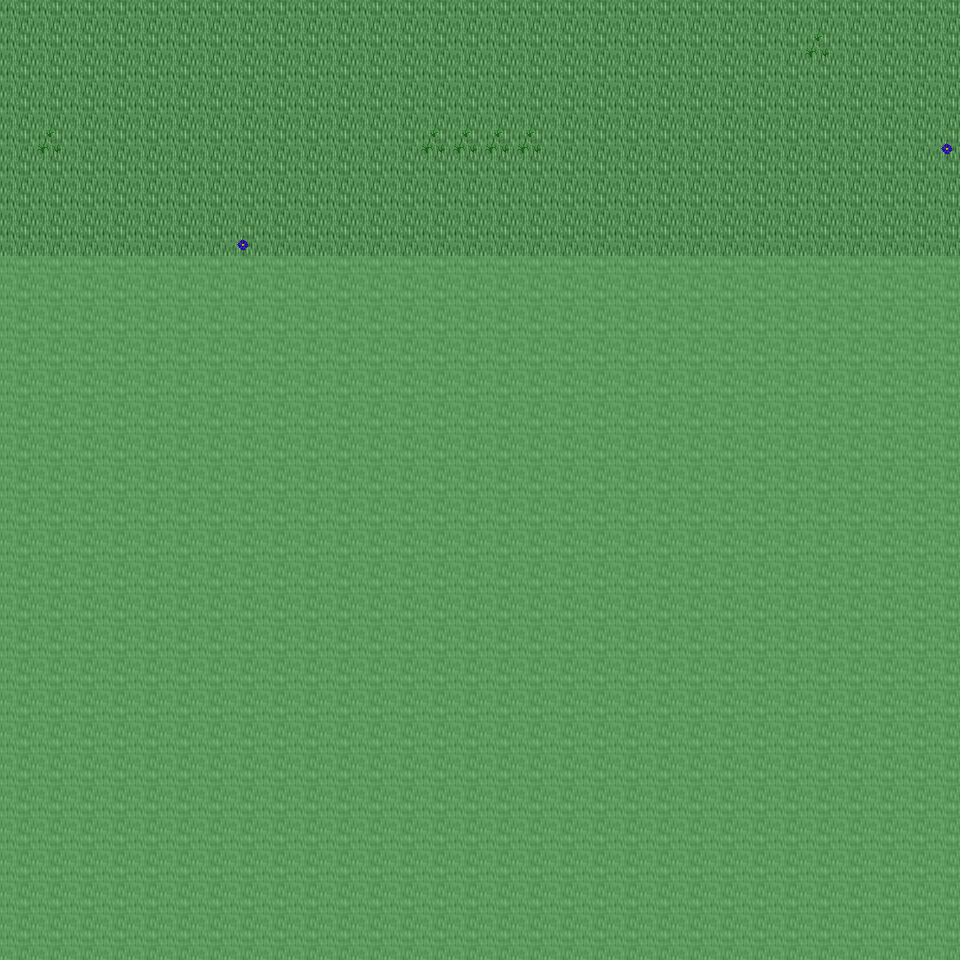

A 2D game scene composited from a Tiled map and its tileset images. What follows is a short description and the map's XML, with each tile layer's data collapsed to a summary:
An orthogonal 30x30 tile map with 32x32 px tiles, 6 tile layers (Ground, Object, Object2, Above, ...), 30 tilesets and 3 objects (3x mapchange).

<map version="1.0" orientation="orthogonal" renderorder="right-down" width="30" height="30" tilewidth="32" tileheight="32" nextobjectid="4">
  <tileset firstgid="1" name="tileset_ground_ground" tilewidth="32" tileheight="32" tilecount="33" columns="3">
    <image source="../drawable/tileset_ground_ground.png" width="96" height="352" />
  </tileset>
  <tileset firstgid="34" name="tileset_ground_ridge_earth_dark" tilewidth="32" tileheight="32" tilecount="96" columns="12">
    <image source="../drawable/tileset_ground_ridge_earth_dark.png" width="384" height="256" />
  </tileset>
  <tileset firstgid="130" name="tileset_ground_ridge_earth_pale" tilewidth="32" tileheight="32" tilecount="96" columns="12">
    <image source="../drawable/tileset_ground_ridge_earth_pale.png" width="384" height="256" />
  </tileset>
  <tileset firstgid="226" name="tileset_ground_earth_edges" tilewidth="32" tileheight="32" tilecount="18" columns="6">
    <image source="../drawable/tileset_ground_earth_edges.png" width="192" height="96" />
  </tileset>
  <tileset firstgid="244" name="tileset_ground_rock_pebbles" tilewidth="32" tileheight="32" tilecount="3" columns="1">
    <image source="../drawable/tileset_ground_rock_pebbles.png" width="32" height="96" />
  </tileset>
  <tileset firstgid="247" name="tileset_plant_grasses" tilewidth="32" tileheight="32" tilecount="6" columns="3">
    <image source="../drawable/tileset_plant_grasses.png" width="96" height="64" />
  </tileset>
  <tileset firstgid="253" name="tileset_plant_flower_daisy_yellow" tilewidth="32" tileheight="32" tilecount="8" columns="2">
    <image source="../drawable/tileset_plant_flower_daisy_yellow.png" width="64" height="128" />
  </tileset>
  <tileset firstgid="261" name="tileset_plant_bush_bushes" tilewidth="32" tileheight="32" tilecount="10" columns="5">
    <image source="../drawable/tileset_plant_bush_bushes.png" width="160" height="64" />
  </tileset>
  <tileset firstgid="271" name="tileset_plant_flower_daisy_red" tilewidth="32" tileheight="32" tilecount="8" columns="2">
    <image source="../drawable/tileset_plant_flower_daisy_red.png" width="64" height="128" />
  </tileset>
  <tileset firstgid="279" name="tileset_plant_tree_tree_darkgreen" tilewidth="32" tileheight="32" tilecount="88" columns="8">
    <image source="../drawable/tileset_plant_tree_tree_darkgreen.png" width="256" height="352" />
  </tileset>
  <tileset firstgid="367" name="tileset_plant_flower_daisy_blue" tilewidth="32" tileheight="32" tilecount="8" columns="2">
    <image source="../drawable/tileset_plant_flower_daisy_blue.png" width="64" height="128" />
  </tileset>
  <tileset firstgid="375" name="tileset_item_corpse_skull_pale" tilewidth="32" tileheight="32" tilecount="2" columns="2">
    <image source="../drawable/tileset_item_corpse_skull_pale.png" width="64" height="32" />
  </tileset>
  <tileset firstgid="377" name="tileset_plant_vine" tilewidth="32" tileheight="32" tilecount="3" columns="1">
    <image source="../drawable/tileset_plant_vine.png" width="32" height="96" />
  </tileset>
  <tileset firstgid="380" name="tileset_plant_flower_daisy_white" tilewidth="32" tileheight="32" tilecount="8" columns="2">
    <image source="../drawable/tileset_plant_flower_daisy_white.png" width="64" height="128" />
  </tileset>
  <tileset firstgid="388" name="tileset_item_corpse_huge_animal" tilewidth="32" tileheight="32" tilecount="16" columns="2">
    <image source="../drawable/tileset_item_corpse_huge_animal.png" width="64" height="256" />
  </tileset>
  <tileset firstgid="404" name="tileset_building_fence_fence_chunky" tilewidth="32" tileheight="32" tilecount="21" columns="3">
    <image source="../drawable/tileset_building_fence_fence_chunky.png" width="96" height="224" />
  </tileset>
  <tileset firstgid="425" name="tileset_ground_eye" tilewidth="32" tileheight="32" tilecount="9" columns="3">
    <image source="../drawable/tileset_ground_eye.png" width="96" height="96" />
  </tileset>
  <tileset firstgid="434" name="tileset_logic_collision" tilewidth="32" tileheight="32" tilecount="1" columns="1">
    <image source="../drawable/tileset_logic_collision.png" width="32" height="32" />
  </tileset>
  <tileset firstgid="435" name="tileset_plant_tree_taller_trees" tilewidth="32" tileheight="32" tilecount="32" columns="8">
    <image source="../drawable/tileset_plant_tree_taller_trees.png" width="256" height="128" />
  </tileset>
  <tileset firstgid="467" name="tileset_plant_tree_spruce" tilewidth="32" tileheight="32" tilecount="6" columns="2">
    <image source="../drawable/tileset_plant_tree_spruce.png" width="64" height="96" />
  </tileset>
  <tileset firstgid="473" name="tileset_ground_blue_paving" tilewidth="32" tileheight="32" tilecount="2" columns="1">
    <image source="../drawable/tileset_ground_blue_paving.png" width="32" height="64" />
  </tileset>
  <tileset firstgid="475" name="tileset_ground_grass_edges" tilewidth="32" tileheight="32" tilecount="36" columns="12">
    <image source="../drawable/tileset_ground_grass_edges.png" width="384" height="96" />
  </tileset>
  <tileset firstgid="511" name="tileset_ground_grass_corners" tilewidth="32" tileheight="32" tilecount="24" columns="6">
    <image source="../drawable/tileset_ground_grass_corners.png" width="192" height="128" />
  </tileset>
  <tileset firstgid="535" name="tileset_building_house_pink_blue" tilewidth="32" tileheight="32" tilecount="99" columns="11">
    <image source="../drawable/tileset_building_house_pink_blue.png" width="352" height="288" />
  </tileset>
  <tileset firstgid="634" name="tileset_building_fence_stone_fence_white" tilewidth="32" tileheight="32" tilecount="9" columns="3">
    <image source="../drawable/tileset_building_fence_stone_fence_white.png" width="96" height="96" />
  </tileset>
  <tileset firstgid="643" name="tileset_plant_tree_pine_tree" tilewidth="32" tileheight="32" tilecount="20" columns="4">
    <image source="../drawable/tileset_plant_tree_pine_tree.png" width="128" height="160" />
  </tileset>
  <tileset firstgid="663" name="tileset_furniture_chair_bench_wooden" tilewidth="32" tileheight="32" tilecount="8" columns="2">
    <image source="../drawable/tileset_furniture_chair_bench_wooden.png" width="64" height="128" />
  </tileset>
  <tileset firstgid="671" name="tileset_item_postbox" tilewidth="32" tileheight="32" tilecount="4" columns="2">
    <image source="../drawable/tileset_item_postbox.png" width="64" height="64" />
  </tileset>
  <tileset firstgid="675" name="tileset_furniture_light_lamp_blue" tilewidth="32" tileheight="32" tilecount="3" columns="1">
    <image source="../drawable/tileset_furniture_light_lamp_blue.png" width="32" height="96" />
  </tileset>
  <tileset firstgid="678" name="tileset_plant_bushes_and_trees" tilewidth="32" tileheight="32" tilecount="144" columns="16">
    <image source="../drawable/tileset_plant_bushes_and_trees.png" width="512" height="289" />
  </tileset>
  <layer name="Ground" width="30" height="30">
    <data>[900 cells, 240 non-empty, 1 distinct tile ids]</data>
  </layer>
  <layer name="Object" width="30" height="30">
    <data>[900 cells, 0 non-empty, 0 distinct tile ids]</data>
  </layer>
  <layer name="Object2" width="30" height="30">
    <data>[900 cells, 8 non-empty, 2 distinct tile ids]</data>
  </layer>
  <layer name="Above" width="30" height="30">
    <data>[900 cells, 0 non-empty, 0 distinct tile ids]</data>
  </layer>
  <layer name="Above2" width="30" height="30">
    <data>[900 cells, 0 non-empty, 0 distinct tile ids]</data>
  </layer>
  <layer name="Walkable" width="30" height="30">
    <data>[900 cells, 660 non-empty, 1 distinct tile ids]</data>
  </layer>
  <objectgroup name="MapEvents">
    <!-- 3 objects omitted --></objectgroup>
</map>
<!-- 3 of 3 objects omitted -->
